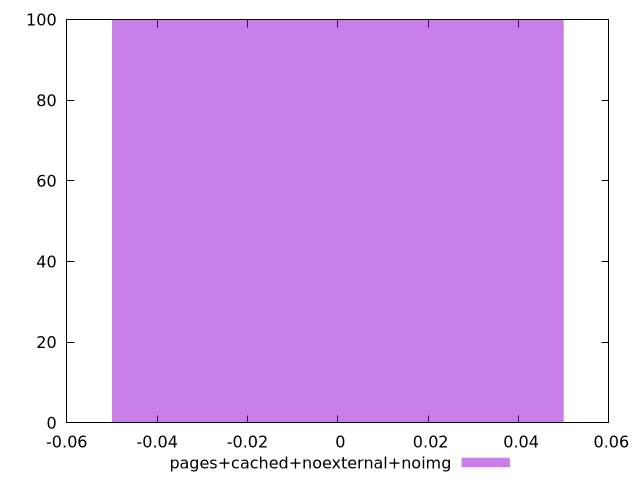

Generate this figure with gnuplot:
$_pagesCachedNoexternalNoimg <<EOF
0 100
EOF
set key outside below
set terminal pngcairo
set output "report_00005_2020-11-02T22-26-11.212Z/unminified-css/pages+cached+noexternal+noimg//raw_hist.png"
set yrange [0:100]
set boxwidth 0.1
set style fill transparent solid 0.5 noborder
plot $_pagesCachedNoexternalNoimg title "pages+cached+noexternal+noimg" with boxes ,
